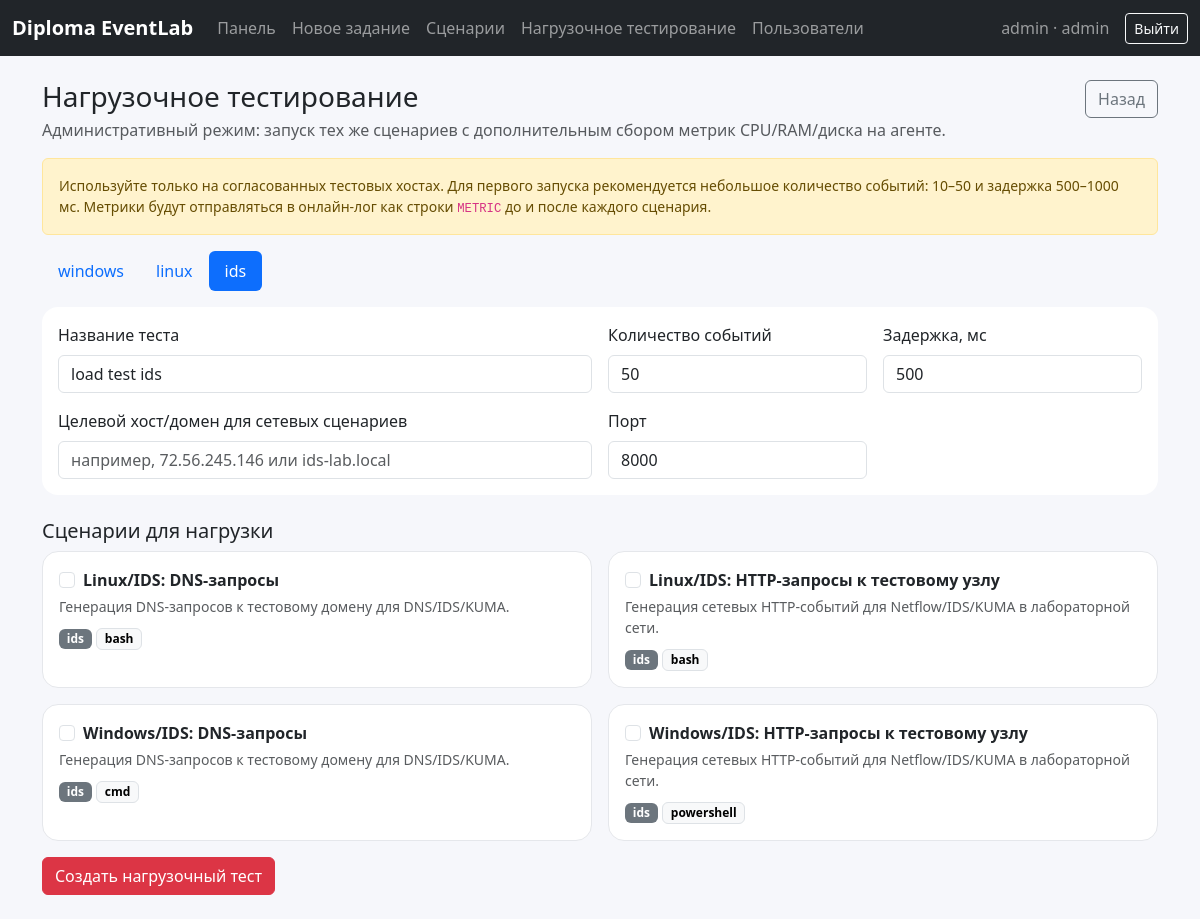
The app's page /load-test?target_type=ids (signed in) with its own data.
### tables this page shows
CREATE TABLE users (
    id INTEGER PRIMARY KEY AUTOINCREMENT,
    username TEXT NOT NULL UNIQUE,
    password_hash TEXT NOT NULL,
    role TEXT NOT NULL CHECK(role IN ('admin', 'operator', 'viewer')),
    is_active INTEGER NOT NULL DEFAULT 1,
    failed_login_count INTEGER NOT NULL DEFAULT 0,
    locked_until TEXT,
    created_at TEXT NOT NULL DEFAULT CURRENT_TIMESTAMP,
    last_login_at TEXT
);

CREATE TABLE scenarios (
    id INTEGER PRIMARY KEY AUTOINCREMENT,
    name TEXT NOT NULL,
    description TEXT NOT NULL DEFAULT '',
    target_type TEXT NOT NULL CHECK(target_type IN ('windows', 'linux', 'ids')),
    runner TEXT NOT NULL CHECK(runner IN ('powershell', 'cmd', 'bash')),
    script_body TEXT NOT NULL,
    is_active INTEGER NOT NULL DEFAULT 1,
    created_by INTEGER REFERENCES users(id) ON DELETE SET NULL,
    created_at TEXT NOT NULL DEFAULT CURRENT_TIMESTAMP
);

### app/main.py (the view)
    @app.get("/load-test", response_class=HTMLResponse)
    async def load_test_page(request: Request, target_type: str = "windows", user=Depends(require_role("admin"))):
        if target_type not in {"windows", "linux", "ids"}:
            target_type = "windows"
        return render(request, "load_test.html", {"scenarios": list_scenarios(target_type, True), "target_type": target_type})

### app/templates/load_test.html (shortened to what this page needs)
{% extends "base.html" %}
{% block content %}
<div class="d-flex justify-content-between align-items-start mb-3">
  <div>
    <h1 class="h3 mb-1">Нагрузочное тестирование</h1>
    <div class="text-muted">Административный режим: запуск тех же сценариев с дополнительным сбором метрик CPU/RAM/диска на агенте.</div>
  </div>
  <a href="/dashboard" class="btn btn-outline-secondary">Назад</a>
</div>
<div class="alert alert-warning small">
  Используйте только на согласованных тестовых хостах. Для первого запуска рекомендуется небольшое количество событий: 10–50 и задержка 500–1000 мс.
  Метрики будут отправляться в онлайн-лог как строки <code>METRIC</code> до и после каждого сценария.
</div>
<ul class="nav nav-pills mb-3">
  {% for t in ['windows','linux','ids'] %}
  <li class="nav-item"><a class="nav-link {% if target_type==t %}active{% endif %}" href="/load-test?target_type={{ t }}">{{ t }}</a></li>
  {% endfor %}
</ul>
<form method="post" action="/load-test">
  <div class="card mb-4"><div class="card-body">
    <div class="row g-3">
      <div class="col-md-6">
        <label class="form-label">Название теста</label>
        <input name="title" class="form-control" value="load test {{ target_type }}" required>
      </div>
      <div class="col-md-3">
        <label class="form-label">Количество событий</label>
        <input name="event_count" type="number" min="1" max="100000" value="50" class="form-control" required>
      </div>
      <div class="col-md-3">
        <label class="form-label">Задержка, мс</label>
        <input name="delay_ms" type="number" min="0" max="60000" value="500" class="form-control" required>
      </div>
      <div class="col-md-6">
        <label class="form-label">Целевой хост/домен для сетевых сценариев</label>
        <input name="target_host" class="form-control" placeholder="например, 72.56.245.146 или ids-lab.local">
      </div>
      <div class="col-md-3">
        <label class="form-label">Порт</label>
        <input name="target_port" type="number" min="0" max="65535" value="8000" class="form-control">
      </div>
    </div>
  </div></div>
  <h2 class="h5">Сценарии для нагрузки</h2>
  <div class="row g-3">
  {% for s in scenarios %}
    <div class="col-md-6">
      <label class="card h-100 scenario-card">
        <div class="card-body">
          <div class="form-check">
            <input class="form-check-input" type="checkbox" name="scenario_ids" value="{{ s.id }}">
            <span class="form-check-label fw-semibold">{{ s.name }}</span>
          </div>
          <div class="small text-muted mt-1">{{ s.description }}</div>
          <div class="mt-2"><span class="badge text-bg-secondary">{{ s.target_type }}</span> <span class="badge text-bg-light border">{{ s.runner }}</span></div>
        </div>
      </label>
    </div>
  {% endfor %}
  </div>
  <button class="btn btn-danger mt-3" {% if not scenarios %}disabled{% endif %}>Создать нагрузочный тест</button>
</form>
{% endblock %}

### app/templates/base.html (shortened to what this page needs)
<!doctype html>
<html lang="ru">
<head>
  <link href="https://cdn.jsdelivr.net/npm/bootstrap@5.3.3/dist/css/bootstrap.min.css" rel="stylesheet">
  <link href="/static/app.css" rel="stylesheet">
</head>
<body>
<nav class="navbar navbar-expand-lg navbar-dark bg-dark">
  <div class="container-fluid">
    <a class="navbar-brand fw-semibold" href="/dashboard">{{ app_name }}</a>
    <div class="collapse navbar-collapse" id="nav">
      {% if user %}
      <ul class="navbar-nav me-auto">
        <li class="nav-item"><a class="nav-link" href="/dashboard">Панель</a></li>
        <li class="nav-item"><a class="nav-link" href="/tasks/new">Новое задание</a></li>
        <li class="nav-item"><a class="nav-link" href="/scenarios">Сценарии</a></li>
        {% if user.role == 'admin' %}<li class="nav-item"><a class="nav-link" href="/load-test">Нагрузочное тестирование</a></li>{% endif %}
        {% if user.role == 'admin' %}<li class="nav-item"><a class="nav-link" href="/users">Пользователи</a></li>{% endif %}
      </ul>
      <span class="navbar-text me-3">{{ user.username }} · {{ user.role }}</span>
      <form method="post" action="/logout" class="d-inline">
        <button class="btn btn-outline-light btn-sm">Выйти</button>
      </form>
      {% endif %}
    </div>
  </div>
</nav>
<main class="container py-4">
  {% block content %}{% endblock %}
</main>
</body>
</html>

### app/static/app.css (style rules this page uses)
body { background: #f6f7fb; }
.card { border: 0; border-radius: 1rem; }
.scenario-card { cursor: pointer; border: 1px solid #e5e7eb; }

### records on screen
users: username "admin", role "admin"
scenarios: name "Linux/IDS: DNS-запросы", description "Генерация DNS-запросов к тестовому домену для DNS/IDS/KUMA.", target_type "ids", runner "bash"
scenarios: name "Linux/IDS: HTTP-запросы к тестовому узлу", description "Генерация сетевых HTTP-событий для Netflow/IDS/KUMA в лабораторной сети.", target_type "ids", runner "bash"
scenarios: name "Windows/IDS: DNS-запросы", description "Генерация DNS-запросов к тестовому домену для DNS/IDS/KUMA.", target_type "ids", runner "cmd"
scenarios: name "Windows/IDS: HTTP-запросы к тестовому узлу", description "Генерация сетевых HTTP-событий для Netflow/IDS/KUMA в лабораторной сети.", target_type "ids", runner "powershell"

### other values on screen
{{ app_name }} "Diploma EventLab"
{{ t }} "windows" "linux" "ids"
